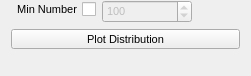
              <widget class="QWidget" name="pagePhotonNumberDistribution">
               <property name="enabled">
                <bool>true</bool>
               </property>
               <property name="geometry">
                <rect>
                 <x>0</x>
                 <y>0</y>
                 <width>251</width>
                 <height>76</height>
                </rect>
               </property>
               <attribute name="icon">
                <iconset resource="../icons.qrc">
                 <normaloff>:/icons/icons/not-used.png</normaloff>:/icons/icons/not-used.png</iconset>
               </attribute>
               <attribute name="label">
                <string>Photon Number Distribution</string>
               </attribute>
               <layout class="QVBoxLayout" name="verticalLayout_34">
                <property name="topMargin">
                 <number>0</number>
                </property>
                <item>
                 <layout class="QFormLayout" name="formLayout_3">
                  <property name="labelAlignment">
                   <set>Qt::AlignRight|Qt::AlignTrailing|Qt::AlignVCenter</set>
                  </property>
                  <item row="0" column="0">
                   <widget class="QCheckBox" name="chbFiltMinPhotons">
                    <property name="sizePolicy">
                     <sizepolicy hsizetype="Minimum" vsizetype="Fixed">
                      <horstretch>0</horstretch>
                      <verstretch>0</verstretch>
                     </sizepolicy>
                    </property>
                    <property name="font">
                     <font>
                      <pointsize>8</pointsize>
                      <weight>50</weight>
                      <bold>false</bold>
                     </font>
                    </property>
                    <property name="layoutDirection">
                     <enum>Qt::RightToLeft</enum>
                    </property>
                    <property name="text">
                     <string>Min Number</string>
                    </property>
                   </widget>
                  </item>
                  <item row="0" column="1">
                   <widget class="QSpinBox" name="spnFiltMinPhotons">
                    <property name="enabled">
                     <bool>false</bool>
                    </property>
                    <property name="sizePolicy">
                     <sizepolicy hsizetype="Minimum" vsizetype="Fixed">
                      <horstretch>0</horstretch>
                      <verstretch>0</verstretch>
                     </sizepolicy>
                    </property>
                    <property name="minimumSize">
                     <size>
                      <width>90</width>
                      <height>0</height>
                     </size>
                    </property>
                    <property name="maximumSize">
                     <size>
                      <width>90</width>
                      <height>16777215</height>
                     </size>
                    </property>
                    <property name="font">
                     <font>
                      <pointsize>8</pointsize>
                      <weight>50</weight>
                      <bold>false</bold>
                     </font>
                    </property>
                    <property name="minimum">
                     <number>10</number>
                    </property>
                    <property name="maximum">
                     <number>1000</number>
                    </property>
                    <property name="value">
                     <number>100</number>
                    </property>
                   </widget>
                  </item>
                 </layout>
                </item>
                <item>
                 <layout class="QHBoxLayout" name="horizontalLayout_5">
                  <item>
                   <spacer name="horizontalSpacer_23">
                    <property name="orientation">
                     <enum>Qt::Horizontal</enum>
                    </property>
                    <property name="sizeType">
                     <enum>QSizePolicy::Preferred</enum>
                    </property>
                    <property name="sizeHint" stdset="0">
                     <size>
                      <width>0</width>
                      <height>20</height>
                     </size>
                    </property>
                   </spacer>
                  </item>
                  <item>
                   <widget class="QPushButton" name="btnFiltPhotonNumberDistribution">
                    <property name="sizePolicy">
                     <sizepolicy hsizetype="Preferred" vsizetype="Minimum">
                      <horstretch>0</horstretch>
                      <verstretch>0</verstretch>
                     </sizepolicy>
                    </property>
                    <property name="minimumSize">
                     <size>
                      <width>80</width>
                      <height>20</height>
                     </size>
                    </property>
                    <property name="maximumSize">
                     <size>
                      <width>16777215</width>
                      <height>20</height>
                     </size>
                    </property>
                    <property name="font">
                     <font>
                      <pointsize>8</pointsize>
                      <weight>50</weight>
                      <bold>false</bold>
                     </font>
                    </property>
                    <property name="focusPolicy">
                     <enum>Qt::NoFocus</enum>
                    </property>
                    <property name="text">
                     <string>Plot Distribution</string>
                    </property>
                    <property name="iconSize">
                     <size>
                      <width>25</width>
                      <height>25</height>
                     </size>
                    </property>
                   </widget>
                  </item>
                  <item>
                   <spacer name="horizontalSpacer_24">
                    <property name="orientation">
                     <enum>Qt::Horizontal</enum>
                    </property>
                    <property name="sizeType">
                     <enum>QSizePolicy::Preferred</enum>
                    </property>
                    <property name="sizeHint" stdset="0">
                     <size>
                      <width>0</width>
                      <height>20</height>
                     </size>
                    </property>
                   </spacer>
                  </item>
                 </layout>
                </item>
                <item>
                 <spacer name="verticalSpacer_2">
                  <property name="orientation">
                   <enum>Qt::Vertical</enum>
                  </property>
                  <property name="sizeHint" stdset="0">
                   <size>
                    <width>20</width>
                    <height>40</height>
                   </size>
                  </property>
                 </spacer>
                </item>
               </layout>
              </widget>
